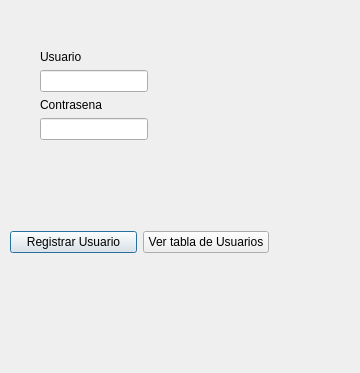
<?xml version="1.0" encoding="UTF-8"?>
<ui version="4.0">
 <class>Dialog</class>
 <widget class="QDialog" name="Dialog">
  <property name="geometry">
   <rect>
    <x>0</x>
    <y>0</y>
    <width>360</width>
    <height>373</height>
   </rect>
  </property>
  <property name="windowTitle">
   <string>Registrar Usuarios</string>
  </property>
  <widget class="QWidget" name="layoutWidget">
   <property name="geometry">
    <rect>
     <x>40</x>
     <y>50</y>
     <width>133</width>
     <height>96</height>
    </rect>
   </property>
   <layout class="QFormLayout" name="formLayout">
    <item row="0" column="0">
     <widget class="QLabel" name="label">
      <property name="text">
       <string>Usuario</string>
      </property>
     </widget>
    </item>
    <item row="1" column="0">
     <widget class="QLineEdit" name="Usuario"/>
    </item>
    <item row="2" column="0">
     <widget class="QLabel" name="label_2">
      <property name="text">
       <string>Contrasena</string>
      </property>
     </widget>
    </item>
    <item row="3" column="0">
     <widget class="QLineEdit" name="Contrasena"/>
    </item>
   </layout>
  </widget>
  <widget class="QWidget" name="layoutWidget">
   <property name="geometry">
    <rect>
     <x>10</x>
     <y>230</y>
     <width>259</width>
     <height>25</height>
    </rect>
   </property>
   <layout class="QHBoxLayout" name="horizontalLayout">
    <item>
     <widget class="QPushButton" name="Registrar">
      <property name="text">
       <string>Registrar Usuario</string>
      </property>
     </widget>
    </item>
    <item>
     <widget class="QPushButton" name="Ver">
      <property name="text">
       <string>Ver tabla de Usuarios</string>
      </property>
     </widget>
    </item>
   </layout>
  </widget>
 </widget>
 <resources/>
 <connections/>
</ui>
